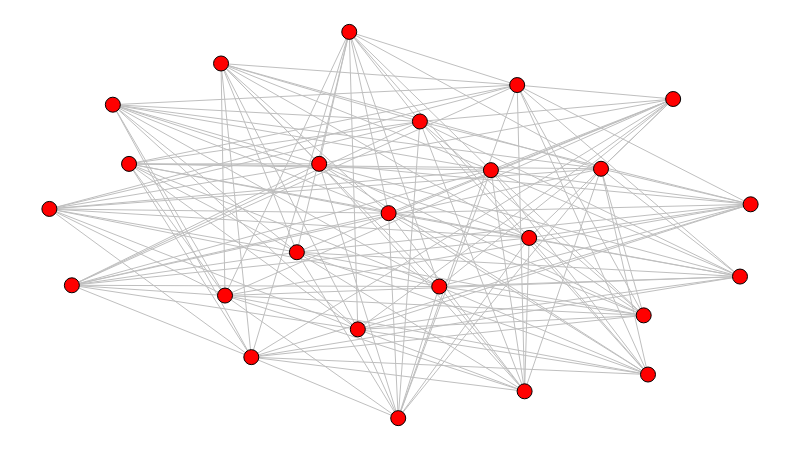

The cell this chart's notebook holds for it:
### Markdown cell above
Simulação com visualização, quando todos os nós buscam reduzir a restrição de Burt:

### Code cell
def simulate(num_closers):
    g = build_graph()

    set_types(g, num_closers)

    initialize(g)

    while update(g):
        pass

    return g


num_closers = 0

g = simulate(num_closers)

sn.reset_positions(g)

sn.show_graph(g)

### Figure 1 — Plotly figure (JSON) as saved in the notebook; plotly's stock layout.template omitted (floating-point values rounded to 4 significant figures; data arrays with more than 128 entries replaced by an {"elided": "..."} marker saying what was removed)
{"data": [{"hoverinfo": "none", "line": {"color": "rgb(191, 191, 191)", "width": 1}, "mode": "lines", "x": {"elided": "468 float values"}, "y": {"elided": "468 float values"}}, {"hoverinfo": "none", "marker": {"color": "rgb(255, 0, 0)", "line": {"color": "rgb(0, 0, 0)", "width": 1}, "size": 15}, "mode": "markers+text", "text": [], "textfont": {"color": "rgb(255, 255, 255)"}, "textposition": "middle center", "x": [0.6671, 0.1136, 0.2504, 0.9848, 0.4838, 0.4975, 1, 0.5559, 0.8895, 0.03205, 0, 0.8536, 0.288, 0.4276, 0.8475, 0.3529, 0.3847, 0.4398, 0.09048, 0.6841, 0.2448, 0.6777, 0.6296, 0.7866, 0.5284], "y": [0.8623, 0.6582, 0.3173, 0.3665, 0.5307, 0, 0.5536, 0.3407, 0.8262, 0.3439, 0.5416, 0.1129, 0.1579, 1, 0.2661, 0.4295, 0.6584, 0.2298, 0.8115, 0.4666, 0.9182, 0.06941, 0.642, 0.6456, 0.768]}], "layout": {"height": 450, "margin": {"b": 0, "l": 0, "r": 0, "t": 0}, "showlegend": false, "width": 800, "xaxis": {"showgrid": false, "showticklabels": false, "zeroline": false}, "yaxis": {"showgrid": false, "showticklabels": false, "zeroline": false}}}
